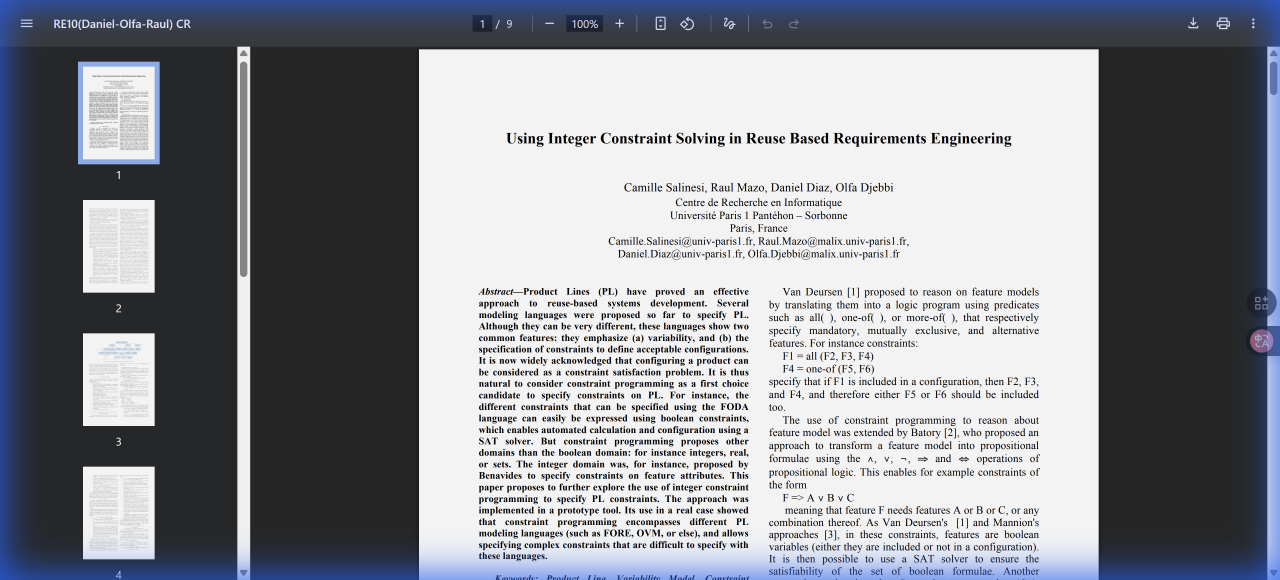
#> input picture images/paper_2024_chi.png, 3840 x 1738 px, found by its file name (shown at 1/3 size)
$ python crop_images.py
#> lines starting #> are read from the running program, lines starting #| are printed output that depends on the picture
import os
from PIL import Image

def crop_and_resize(image_path, output_path, target_width=500, target_height=300):
#> called with target_width = 500, target_height = 300
    try:
        img = Image.open(image_path)
#> img is the input picture: PIL image 3840x1738 RGB; mean R, G, B 138.9, 141.4, 147.8
        # Resize width to target_width, maintaining aspect ratio
        w_percent = (target_width / float(img.size[0]))
#> w_percent = 0.13
        h_size = int((float(img.size[1]) * float(w_percent)))
#> h_size = 226
        img = img.resize((target_width, h_size), Image.Resampling.LANCZOS)
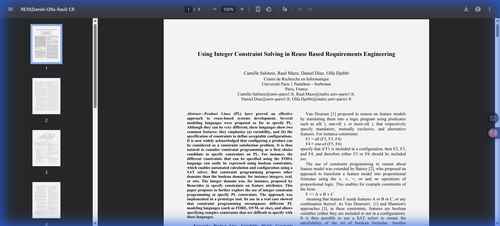
#> img: PIL image 500x226 RGB; mean R, G, B 138.9, 141.4, 147.8

        # Crop from top to target_height
        img = img.crop((0, 0, target_width, target_height))
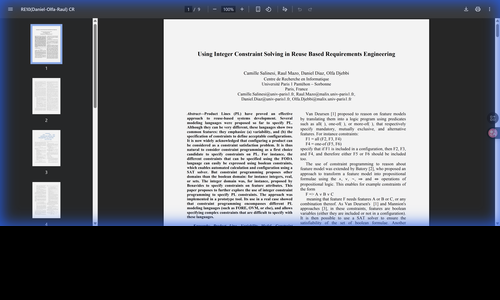
#> img: PIL image 500x300 RGB; mean R, G, B 104.6, 106.5, 111.3

        img.save(output_path)
        print(f"Processed {image_path} -> {output_path}")
    except Exception as e:
        print(f"Error processing {image_path}: {e}")

image_dir = r"c:\Users\Chang\changxiang-scu.github.io\images"
files = [
    "paper_2024_chi.png",
    "paper_2025_autoui.png",
    "paper_2025_aspire.png",
    "paper_2022_iceb.png",
    "paper_2021_iceb.png",
    "paper_2023_chi.png",
    "paper_2025_aaai.png"
]

for f in files:
    input_path = os.path.join(image_dir, f)
    output_path = os.path.join(image_dir, "thumb_" + f)
    if os.path.exists(input_path):
        crop_and_resize(input_path, output_path)
    else:
        print(f"File not found: {input_path}")
#> pass 2 of the loop `for f in files:`:
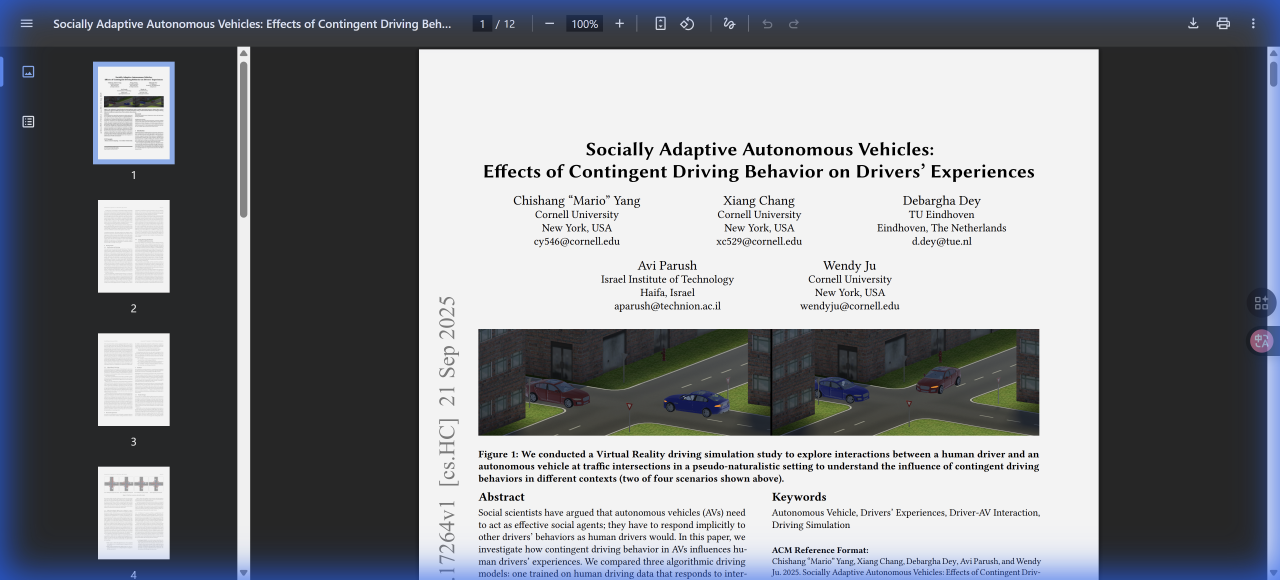
#> input picture images/paper_2025_autoui.png, 3840 x 1738 px, found by its file name (shown at 1/3 size)
#> in crop_and_resize, img is the input picture: PIL image 3840x1738 RGB; mean R, G, B 127.9, 130.6, 136.2
#> in crop_and_resize (call 2), `img = img.resize((target_width, h_size), Image.Resampling.LANCZOS)`:
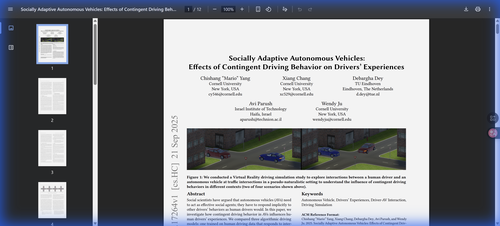
#> img: PIL image 500x226 RGB; mean R, G, B 127.9, 130.6, 136.2
#> in crop_and_resize (call 2), `img = img.crop((0, 0, target_width, target_height))`:
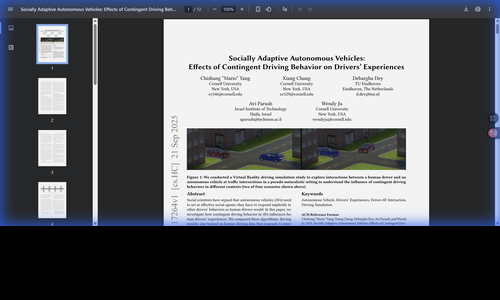
#> img: PIL image 500x300 RGB; mean R, G, B 96.3, 98.4, 102.6
#> pass 3 of the loop `for f in files:`:
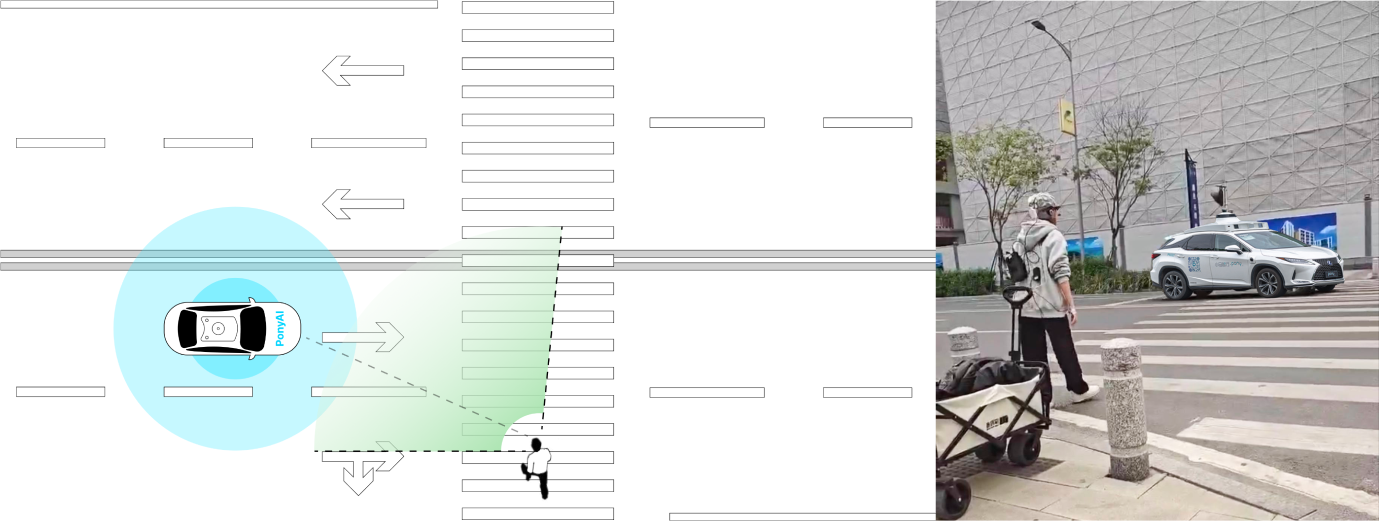
#> input picture images/paper_2025_aspire.png, 1379 x 521 px, found by its file name
#> in crop_and_resize, img is the input picture: PIL image 1379x521 RGBA; mean R, G, B, A 216.3, 219, 217.6, 254.4
#> in crop_and_resize (call 3), `img = img.resize((target_width, h_size), Image.Resampling.LANCZOS)`:
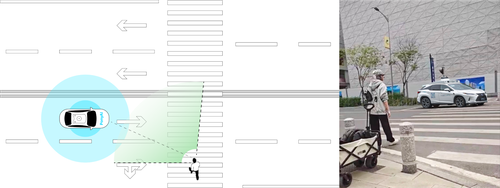
#> img: PIL image 500x188 RGBA; mean R, G, B, A 216.2, 218.8, 217.4, 254.5; transparent parts drawn white
#> in crop_and_resize (call 3), `img = img.crop((0, 0, target_width, target_height))`:
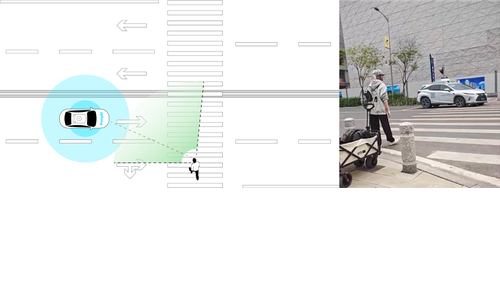
#> img: PIL image 500x300 RGBA; mean R, G, B, A 135.5, 137.1, 136.2, 159.5; transparent parts drawn white
#> the loop made 7 passes; the first 3 are shown
